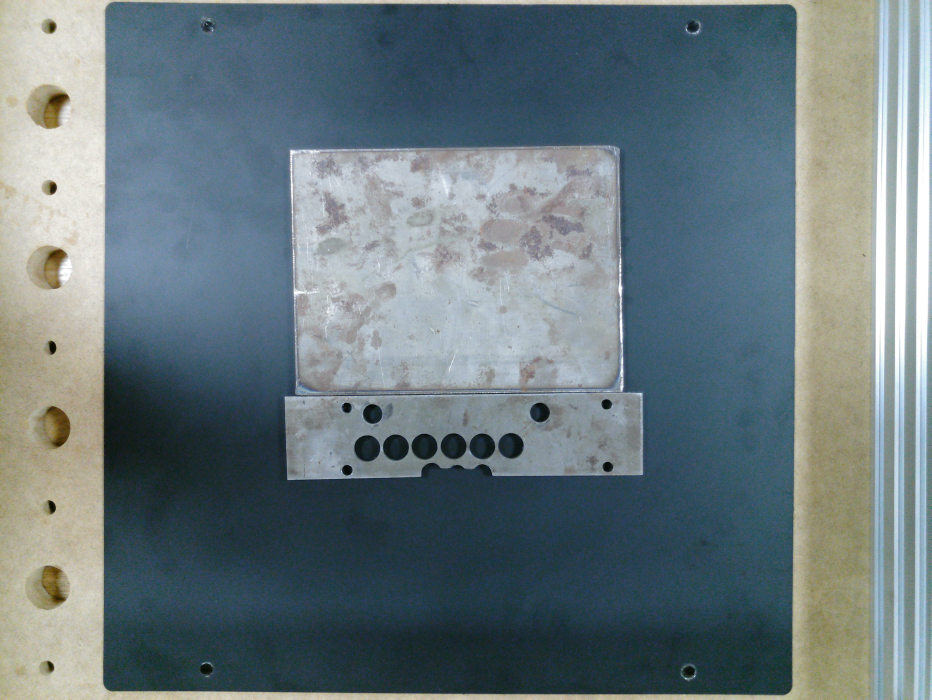
#> input picture images/othersideofplate.jpg, 4656 x 3496 px, found by its file name (shown at 1/5 size)
$ python static-detection.py
#> lines starting #> are read from the running program, lines starting #| are printed output that depends on the picture; after the words box and inside, x2 and y2 are one past the last pixel; in counts of white or black regions, pixels touching at a corner belong together
import numpy as np
import cv2

class process_img:
    def __init__(self, img_path):
        self.img_read = cv2.imread(img_path)
#> self.img_read is the input picture: shape (3496, 4656, 3); mean B, G, R 125.8, 120.4, 105.5
        self.img_in_processing = self.img_read
        self.contours = []
        self.heirarchy = []

    def img_show(self):
        aspect_ratio = self.img_in_processing.shape[1] / self.img_in_processing.shape[0]
        cv2.namedWindow("Display Image", cv2.WINDOW_NORMAL | cv2.WINDOW_GUI_NORMAL)
        cv2.imshow("Display Image", self.img_in_processing)

        while True:
            key = cv2.waitKey(1)
            if key == 27:
                break

            current_width = cv2.getWindowImageRect("Display Image")[2]
            new_height = int(current_width / aspect_ratio)
            cv2.resizeWindow("Display Image", current_width, new_height)
        cv2.destroyAllWindows()

    def img_crop(self):
        self.img_in_processing = self.img_in_processing[175:3300, 535:3950]
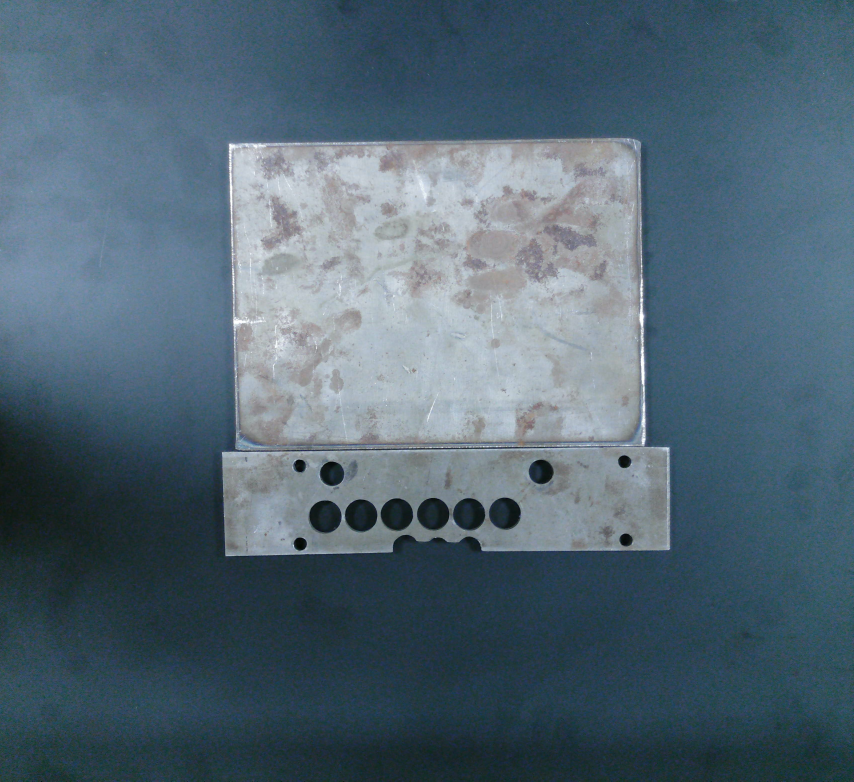
#> self.img_in_processing: shape (3125, 3415, 3) (shown at 1/4 size); mean B, G, R 115.4, 101.9, 81.7

    def img_gaussian_blur(self):
        self.img_in_processing = cv2.GaussianBlur(self.img_in_processing, (101, 101), 5)

    def img_detect_contours(self,):
        gray = cv2.cvtColor(self.img_in_processing, cv2.COLOR_RGB2GRAY)
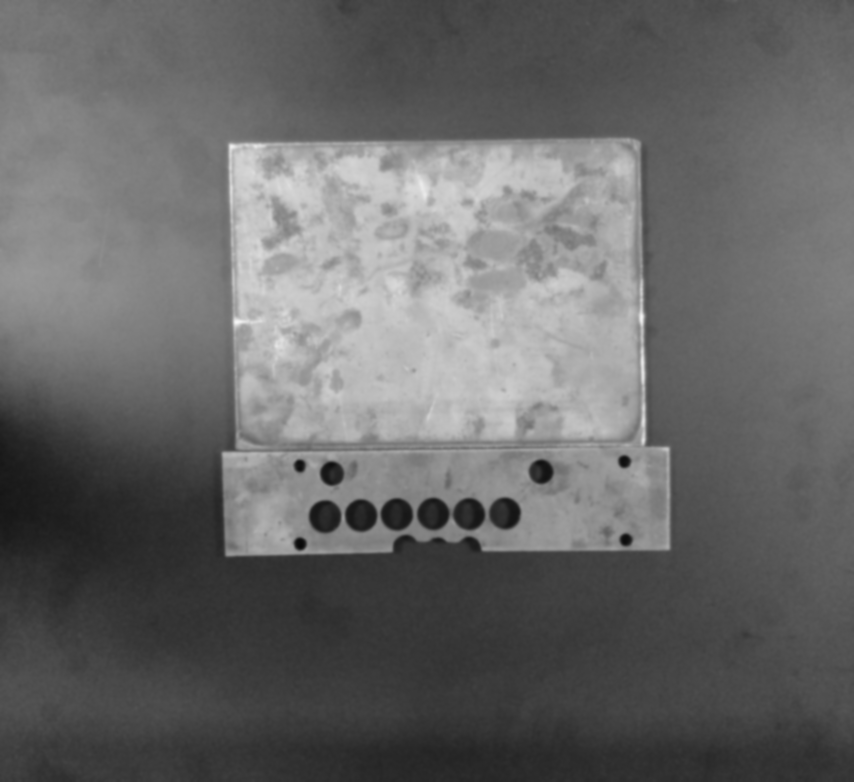
#> gray: shape (3125, 3415) (shown at 1/4 size); min 8, max 246, mean 103.6
        _, thresh = cv2.threshold(gray, 110, 255, cv2.THRESH_BINARY)
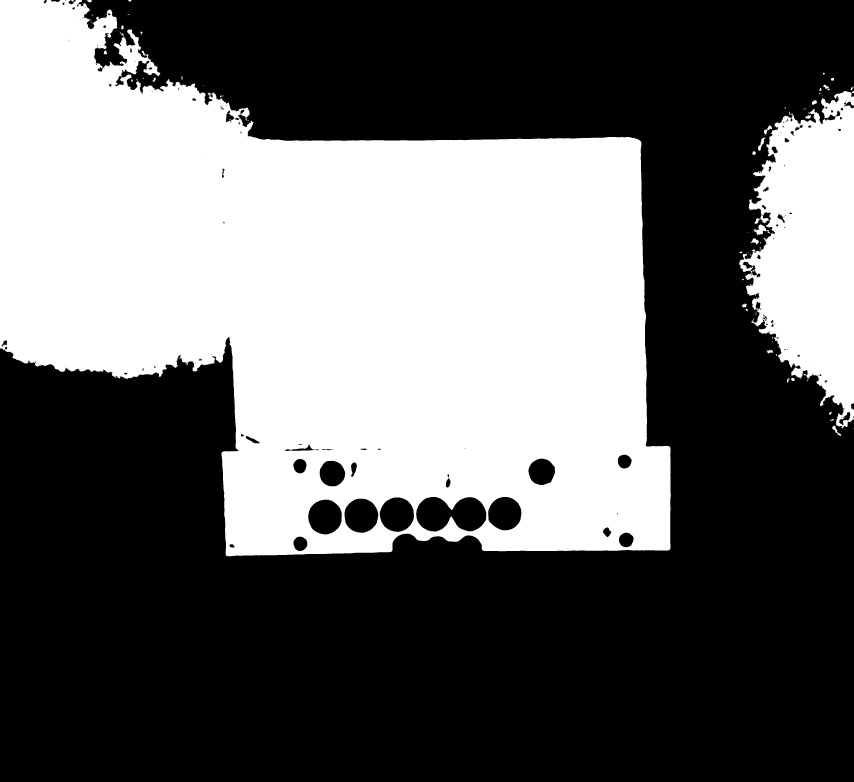
#> thresh: shape (3125, 3415) (shown at 1/4 size); 39.6% white; 123 white regions (76 under 20 px)
        self.contours, self.heirarchy = cv2.findContours(thresh, cv2.RETR_EXTERNAL, cv2.CHAIN_APPROX_NONE)
#> self.contours = 122 contours, 85 with area under 20; largest, box (x1, y1, x2, y2) and area: (0, 0, 2683, 2225) 3947466, (2956, 364, 3415, 1714) 392060, (3015, 897, 3075, 941) 1022, (3032, 549, 3062, 603) 484, (3002, 953, 3035, 979) 368; self.heirarchy = 122 rows, first 6: [1, -1, -1, -1], [2, 0, -1, -1], [3, 1, -1, -1], [4, 2, -1, -1], [5, 3, -1, -1], [6, 4, -1, -1]

    def img_draw_contours(self,):
        self.img_in_processing = cv2.drawContours(self.img_read[175:3300, 535:3950], self.contours, -1, (0, 255, 0), 30)
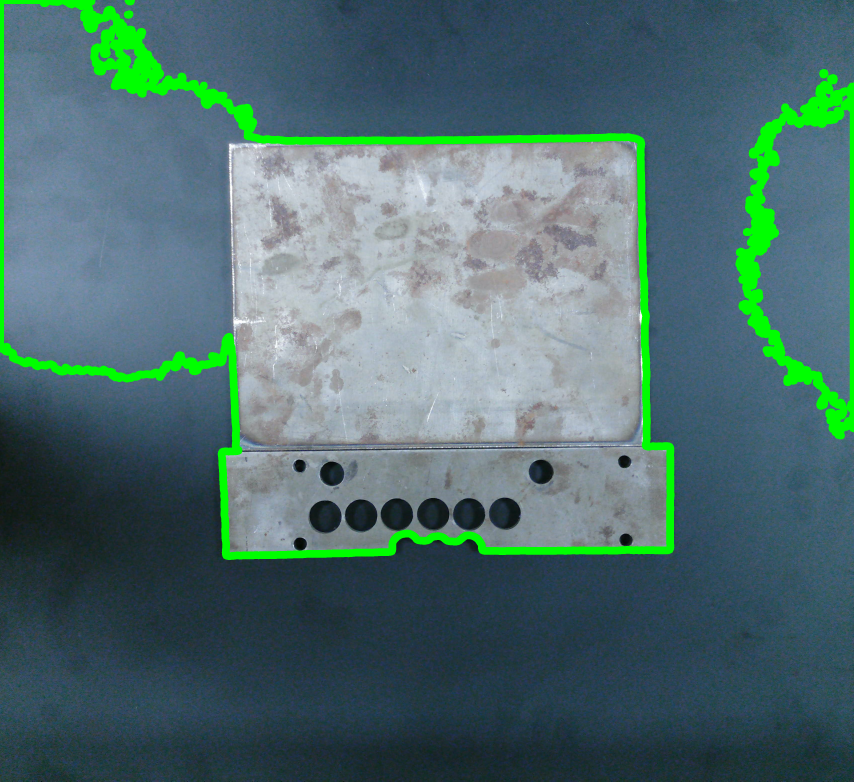
#> self.img_in_processing: shape (3125, 3415, 3) (shown at 1/4 size); mean B, G, R 109.2, 108.8, 77.5

test = process_img('C:/Users/odion/OneDrive/Documents/CAD Stuff/CNC Welding Table/New Computer Vision Code/computervisioncontrolledcncweldingmachine/images/othersideofplate.jpg')
test.img_crop()
test.img_gaussian_blur()
test.img_detect_contours()
test.img_draw_contours()
test.img_show()
#> (key Esc is pressed here)
